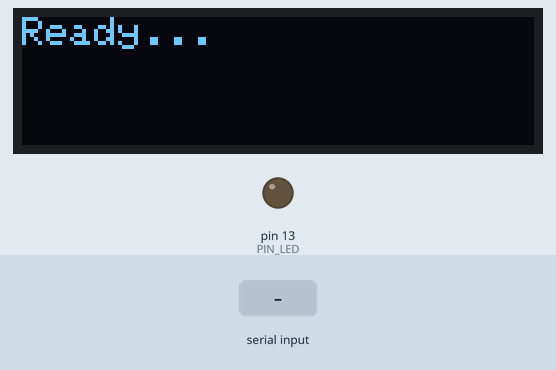
Recording of a program running on a simulated Arduino Nano, built with avr-gcc and run on an emulated ATmega328P. Shown: 128×32 one-colour display, output pins drawn as LEDs (lit = HIGH). Dashed ring = blinking. Inputs (shaded band) come from the test bench. What the program prints to the serial monitor is not drawn.

Above: at 2.3 s.
2.4 s: "30,150\n" received over Serial
At 2.53 s:
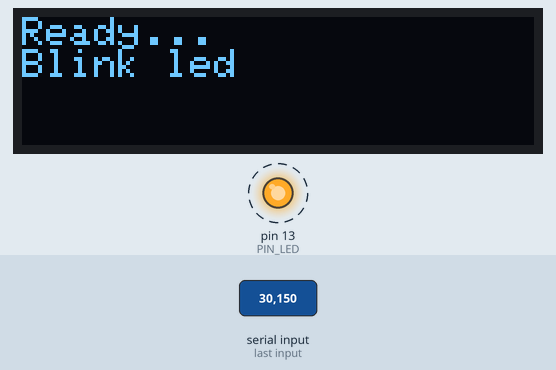
4.3 s: "90,45\n" received over Serial
At 11.5 s:
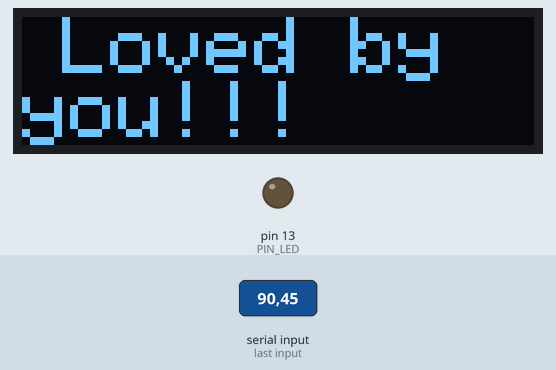
Timing chart, 0 to 13.0 s (numbered marks = the images above; inputs shaded):
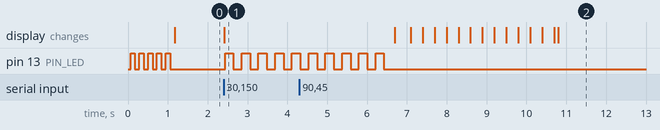

The program:

main.cpp
```cpp
#include <Arduino.h>
#include "SPI.h"
#include "Adafruit_GFX.h"
#include "Adafruit_SSD1306.h"

#include "./games/snake.h"

#define ARDUINO_SPEED 115200
#define DEFAULT_BT_SPEED 38400
#define START_UPLOAD_SKETCH_COMMAND_1 48
#define START_UPLOAD_SKETCH_COMMAND_2 32

#define PIN_LED 13
#define PIN_REBOOT 3
#define PIN_AT_MODE 4

#define DISPLAY_WIDTH 128
#define DISPLAY_HEIGHT 32

#define DISPLAY_LINES 4
#define DISPLAY_LINE_HEIGHT 8

// Defines
Adafruit_SSD1306 display(DISPLAY_WIDTH, DISPLAY_HEIGHT);

Snake *snake;

enum Command
{
  GREETING = 1,
  TOGGLE_LED = 2,
  BLINK_LED = 3,
  TEST_DISPLAY = 4,
  REBOOT = 9,
  HELP = 'h' - '0',
};

byte ResetDTR[2];

int displayLineNumber = 0;

// utils
void displayPrintln(const char str[], int fontSize = 1, int x = 0, int y = 0)
{
  // display.clearDisplay();

  display.setCursor(x, y);
  display.setTextSize(fontSize);
  display.setTextColor(SSD1306_WHITE);
  display.println(str);

  display.display();

  delay(10);
}

void displayReset(const char str[] = NULL)
{
  displayLineNumber = 0;
  display.clearDisplay();
}

void info(const char str[], int fontSize = 1)
{

  Serial.println(str);
  displayPrintln(str, fontSize, 0, displayLineNumber * DISPLAY_LINE_HEIGHT);

  displayLineNumber++;
  if (displayLineNumber >= DISPLAY_LINES)
  {
    displayReset();
  }
}

void ATcommandMode()
{
  pinMode(PIN_AT_MODE, OUTPUT);
  digitalWrite(PIN_AT_MODE, HIGH);

  Serial.println("AT");
  delay(500);

  Serial.println("AT+POLAR=1,0");
  Serial.println("AT+UART?");

  if (Serial.available())
  {
    Serial.print(Serial.read());
  }

  digitalWrite(PIN_AT_MODE, LOW);
}

void preReboot()
{
  delete snake;
}

void reboot()
{
  pinMode(PIN_REBOOT, OUTPUT);
}

void toogleLed()
{
  delay(10);
  digitalWrite(PIN_LED, !digitalRead(PIN_LED));
}

bool isCommand(char input, Command command)
{
  return input - '0' == command;
}

void testscrolltext(void)
{
  display.clearDisplay();

  display.setTextSize(2); // Draw 2X-scale text
  display.setTextColor(SSD1306_WHITE);
  display.setCursor(10, 0);
  display.println(F("Loved by you!!!"));
  display.display(); // Show initial text
  delay(100);

  // Scroll in various directions, pausing in-between:
  display.startscrollright(0x00, 0x0F);
  delay(4000);
  display.stopscroll();
  delay(2000);
  display.startscrollleft(0x00, 0x0F);
  delay(4000);
  display.stopscroll();
  delay(2000);
  display.startscrolldiagright(0x00, 0x07);
  delay(4000);
  display.startscrolldiagleft(0x00, 0x07);
  delay(4000);
  display.stopscroll();
  delay(2000);
}

// Commands
void commandGreeting()
{
  info("Hi there!");
}

void commandReboot()
{
  info("Rebooting...");

  preReboot();

  Serial.end();

  delay(10);

  reboot();
}

void commandToggleLed()
{
  toogleLed();

  Serial.print("Led is ");
  Serial.println(analogRead(PIN_LED) ? "on" : "off");

  info("Toggle led");
}

void commandBlinkLed(int count = 20, int delayMs = 200)
{
  info("Blink led");

  for (int i = 0; i < count; i++)
  {
    toogleLed();
    delay(delayMs);
  }
}

void commandHelp()
{
  displayReset();

  info("Commands:");
  info("h - Help");
  info("1 - Greeting");
  info("2 - Toggle led");
  info("3 - Blink led");
  info("4 - Test display");
  info("9 - Reboot");
}

void commandTestDisplay()
{
  info("Test Display");

  delay(10);

  testscrolltext();
}

// Main logic
void processCommands(char input)
{
  if (isCommand(input, GREETING))
  {
    return commandGreeting();
  }

  if (isCommand(input, TOGGLE_LED))
  {
    return commandToggleLed();
  }

  if (isCommand(input, BLINK_LED))
  {
    return commandBlinkLed();
  }

  if (isCommand(input, TEST_DISPLAY))
  {
    return commandTestDisplay();
  }

  if (isCommand(input, REBOOT))
  {
    return commandReboot();
  }

  if (isCommand(input, HELP))
  {
    return commandHelp();
  }
}

void setup()
{
  display.begin(SSD1306_SWITCHCAPVCC);
  Serial.begin(ARDUINO_SPEED);
  pinMode(PIN_LED, OUTPUT);

  // ATcommandMode();

  displayReset();

  commandBlinkLed(10, 100);

  displayReset();

  info("Ready...");

  snake = new Snake(&display);
}

void loop()
{
  if (Serial.available())
  {
    ResetDTR[0] = Serial.read();

    if (ResetDTR[1] == START_UPLOAD_SKETCH_COMMAND_1 && ResetDTR[0] == START_UPLOAD_SKETCH_COMMAND_2)
    {
      displayReset();
      info("Flashing...");

      return reboot();
    }

    processCommands(ResetDTR[0]);

    ResetDTR[1] = ResetDTR[0];
  }

  snake->update();
}
```

snake.cpp
```cpp
#include <Arduino.h>

#include "./snake.h"

Snake::Snake(Adafruit_SSD1306 *display)
{
    Serial.println("construct Snake");

    this->display = display;
}

Snake::~Snake()
{
    Serial.println("destruct Snake");
}

void Snake::update()
{
    if (Serial.available())
    {
        int c = Serial.read();

        if (c < '0')
        {
            this->display->clearDisplay();
            delay(10);
            this->display->println(String(c));
            delay(10);
        }
    }
}
```

snake.h
```cpp
#include "Adafruit_SSD1306.h"

class Snake
{
private:
    Adafruit_SSD1306 *display;

public:
    Snake(Adafruit_SSD1306 *display);
    ~Snake();

    void update();
};
```

Measured:
- after the input at 2.4 s, pin 13 (PIN_LED): alternates HIGH for 0.21 s and LOW for 0.21 s, starting at once; the display: changes at once (image 1)
- after the input at 4.3 s, the display: changes after 2.4 s (image 2)
